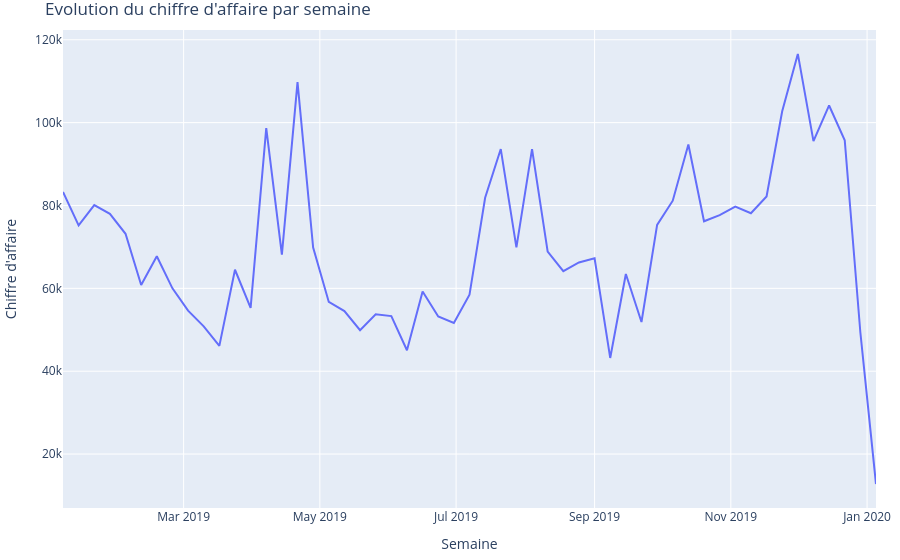

Here is the notebook cell this chart was saved with:
### Code cell
def plot_evolution_chiffre_affaire(data):

    # mettre la date comme index
    data = data.set_index("Transaction_Date")

    # chiffre d'affaire par semaine
    evolution = data["Total_price"].resample("W").sum().reset_index() #W = Week

    # graphique
    fig = px.line(
        evolution,
        x="Transaction_Date",
        y="Total_price",
        title="Evolution du chiffre d'affaire par semaine",
        labels={
        "Transaction_Date": "Semaine",
        "Total_price": "Chiffre d'affaire"
        }
    )
    fig.update_layout(
    margin=dict(l=10, r=10, t=30, b=10)
)

    return fig
plot_evolution_chiffre_affaire(df)
